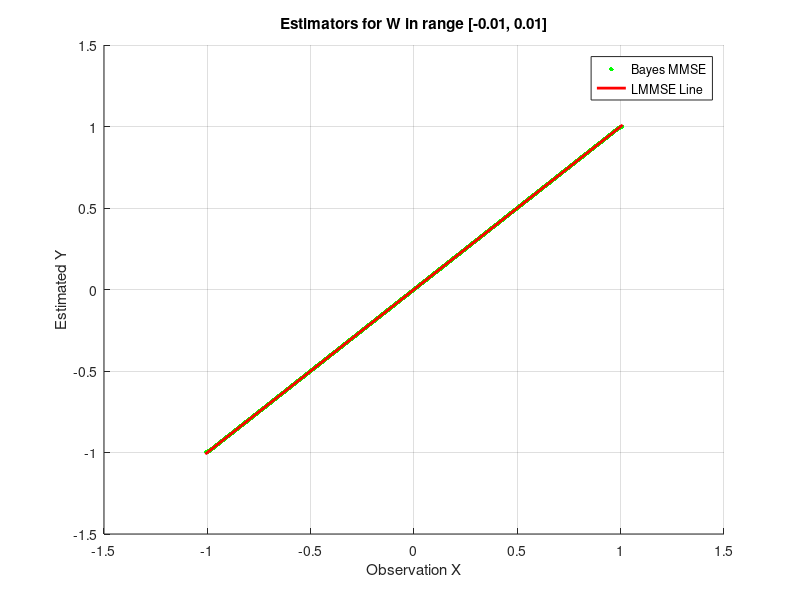
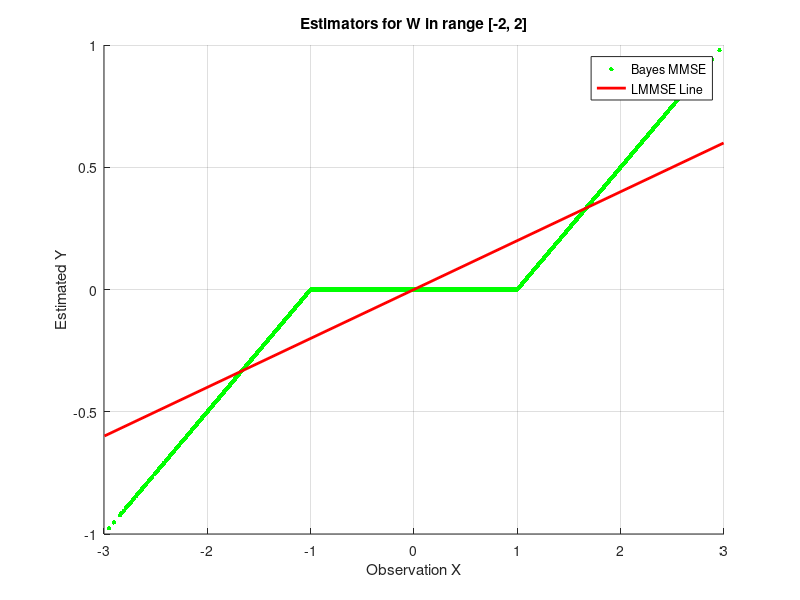
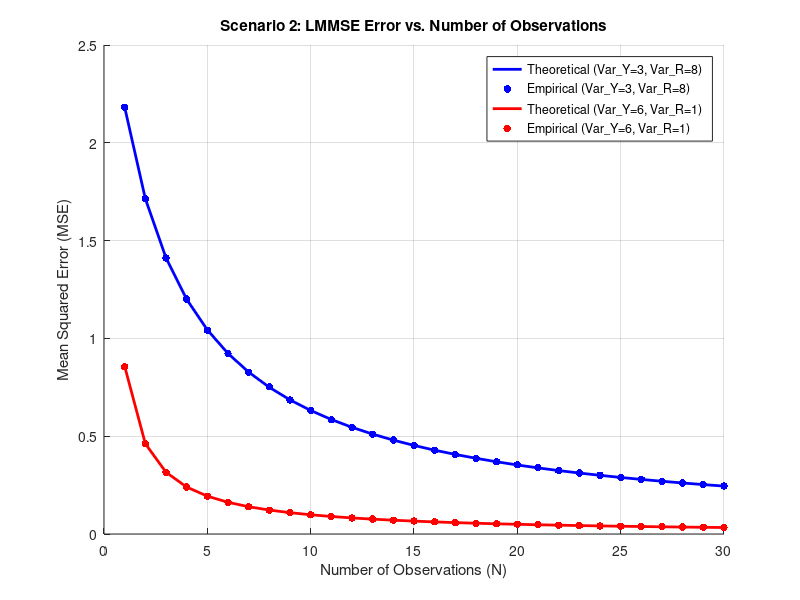

Source code (MATLAB) for these figures, in order: (Note: this script raises an error after producing the figures.)
% SPDX-License-Identifier: GNU AGPL-3.0-or-later
% Copyright (C) 2025 Kenneth Chan <kenc0728@gmail.com>
% Kenneth Chan

clc;
clear;
close all;
rng(388); 

%% Problem 1: 
fprintf('Problem 1\n');
num_samples = 1e6; 

% Y is uniform [-1,1]
Y = -1 + 2 * rand(num_samples, 1);
% Uniform var is (b-a)^2 / 12
variance_Y = (1 - (-1))^2 / 12; 
E_Y = 0;   

% W in range [-0.01, 0.01] 
w1 = 0.01;
% Noisy W1 and observation X1
W1 = -w1 + (2 * w1) * rand(num_samples, 1); 
X1 = Y + W1;
variance_W1 = (w1 - (-w1))^2 / 12; 

% Bayes estimate is midpoint of the parallelogram 
min_Y1 = max(-1, X1 - w1);
max_Y1 = min(1, X1 + w1);
Y_hat_Bayes_1 = (min_Y1 + max_Y1) / 2;

% LMMSE: y hat = mean y + (covar(xy) / var x) (x - mean x)                         
E_X1 = 0;                            
Cov_YX1 = variance_Y;                
Var_X1 = variance_Y + variance_W1;   
Y_hat_LMMSE_1 = E_Y + (Cov_YX1 / Var_X1) * (X1 - E_X1);

% Calculate Empirical and Theoretical MSEs
empirical_mse_Bayes_1 = mean((Y - Y_hat_Bayes_1).^2);
empirical_mse_LMMSE_1 = mean((Y - Y_hat_LMMSE_1).^2);
theoretical_mse_Bayes_1 = (w1^2) / 3 - (w1^3) / 6;
theoretical_mse_LMMSE_1 = variance_Y * (1 - (Cov_YX1 / Var_X1));

% Print results as a table
fprintf('\nMSE Results for W in range [-0.01, 0.01] \n');
fprintf('%-15s | %-20s | %-20s\n', 'Estimator', 'Theoretical MSE', 'Empirical MSE');
fprintf('--------------------------------------------------------------\n');
fprintf('%-15s | %-20.6f | %-20.6f\n', 'LMMSE', theoretical_mse_LMMSE_1, empirical_mse_LMMSE_1);
fprintf('%-15s | %-20.6f | %-20.6f\n\n', 'Bayes MMSE', theoretical_mse_Bayes_1, empirical_mse_Bayes_1);

% Plot 1
figure(1);
scatter(X1(1:5000), Y_hat_Bayes_1(1:5000), 10, 'g', 'filled');
hold on;
% Draw LMMSE line using min and max X values
x_endpoints_1 = [min(X1), max(X1)];
y_endpoints_1 = E_Y + (Cov_YX1 / Var_X1) * (x_endpoints_1 - E_X1);
plot(x_endpoints_1, y_endpoints_1, 'r-', 'LineWidth', 2);

title('Estimators for W in range [-0.01, 0.01]'); 
xlabel('Observation X');
ylabel('Estimated Y');
legend('Bayes MMSE', 'LMMSE Line', 'Location', 'best');
grid on;

% W in range [-2, 2]
w2 = 2; 
W2 = -w2 + (2 * w2) * rand(num_samples, 1); 
X2 = Y + W2; 
variance_W2 = (w2 - (-w2))^2 / 12; 

min_Y2 = max(-1, X2 - w2);
max_Y2 = min(1, X2 + w2);
Y_hat_Bayes_2 = (min_Y2 + max_Y2) / 2;                         
E_X2 = 0;                            
Cov_YX2 = variance_Y;                
Var_X2 = variance_Y + variance_W2;   
Y_hat_LMMSE_2 = E_Y + (Cov_YX2 / Var_X2) * (X2 - E_X2);

empirical_mse_Bayes_2 = mean((Y - Y_hat_Bayes_2).^2);
empirical_mse_LMMSE_2 = mean((Y - Y_hat_LMMSE_2).^2);
theoretical_mse_Bayes_2 = 1/4; 
theoretical_mse_LMMSE_2 = variance_Y * (1 - (Cov_YX2 / Var_X2));

% Print results as a table
fprintf('MSE Results for W in range [-2, 2] \n');
fprintf('%-15s | %-20s | %-20s\n', 'Estimator', 'Theoretical MSE', 'Empirical MSE');
fprintf('--------------------------------------------------------------\n');
fprintf('%-15s | %-20.6f | %-20.6f\n', 'LMMSE', theoretical_mse_LMMSE_2, empirical_mse_LMMSE_2);
fprintf('%-15s | %-20.6f | %-20.6f\n\n', 'Bayes MMSE', theoretical_mse_Bayes_2, empirical_mse_Bayes_2);

% Plot 2
figure(2);
scatter(X2(1:5000), Y_hat_Bayes_2(1:5000), 10, 'g', 'filled'); 
hold on;
% Draw LMMSE line using min and max X values
x_endpoints_2 = [min(X2), max(X2)];
y_endpoints_2 = E_Y + (Cov_YX2 / Var_X2) * (x_endpoints_2 - E_X2);
plot(x_endpoints_2, y_endpoints_2, 'r-', 'LineWidth', 2);

title('Estimators for W in range [-2, 2]'); 
xlabel('Observation X');
ylabel('Estimated Y');
legend('Bayes MMSE', 'LMMSE Line', 'Location', 'best');
grid on;

%% Problem 2
mu_Y = 1;
mu_R = 0; 
num_samples = 1e6;   
N = 30; % number of observations       

% Pair 1: Made up a variance for y and r
var_Y_1 = 3;
var_R_1 = 8;

% Pair 2: Made up another variance for y and r
var_Y_2 = 6;
var_R_2 = 1;

% Setup empty arrays to store MSE results
% zeros(A,B) is A rows and N columns
empirical_MSE_1 = zeros(N, 1); 
theoretical_MSE_1 = zeros(N, 1);
empirical_MSE_2 = zeros(N, 1);
theoretical_MSE_2 = zeros(N, 1);

% Loop through N observations 
for i = 1:N
    % Generate Y and R, true signal and noise respectively, they are both Gaussian variables, mu_R is 0 btw
    Y1 = mu_Y + sqrt(var_Y_1) * randn(num_samples, 1);
    R1 = mu_R + sqrt(var_R_1) * randn(num_samples, i);
    % X is the true signal plus the noise
    X1 = Y1 + R1; 
    
    % Calculate the sample mean of the N observations
    % mean(X1,2) means that the rows are averaged into an N x 1 col, each
    % entry is the average of the row. Example:
    % 1 2 3 
    % 3 4 1
    % Result is :
    %  2 
    % 8/3

    X_bar_1 = mean(X1, 2);
    
    % Apply the N-observation LMMSE formula
    % Var X bar = Var Y + Var R bar, R bar = R / i 
    var_X_bar_1 = var_Y_1 + (var_R_1 / i);
    Y_hat_1 = mu_Y + (var_Y_1 / var_X_bar_1) * (X_bar_1 - mu_Y);
    
    % Record Empirical and Theoretical MSE, same formula as problem 1 
    empirical_MSE_1(i) = mean((Y1 - Y_hat_1).^2);
    theoretical_MSE_1(i) = (var_Y_1 * (var_R_1 / i)) / (var_Y_1 + (var_R_1 / i));
   
    % Repeat the exact same process for the second pair of variances
    Y2 = mu_Y + sqrt(var_Y_2) * randn(num_samples, 1);
    R2 = sqrt(var_R_2) * randn(num_samples, i);
    X2 = Y2 + R2;
    
    X_bar_2 = mean(X2, 2);
    var_X_bar_2 = var_Y_2 + (var_R_2 / i);
    Y_hat_2 = mu_Y + (var_Y_2 / var_X_bar_2) * (X_bar_2 - mu_Y);
    
    empirical_MSE_2(i) = mean((Y2 - Y_hat_2).^2);
    theoretical_MSE_2(i) = (var_Y_2 * (var_R_2 / i)) / (var_Y_2 + (var_R_2 / i));
    
end

% Plotting TIME
figure(3);
hold on; grid on;

% Plot Pair 1 (Blue)
plot(1:N, theoretical_MSE_1, 'b-', 'LineWidth', 2);
scatter(1:N, empirical_MSE_1, 30, 'b', 'filled');

% Plot Pair 2 (Red)
plot(1:N, theoretical_MSE_2, 'r-', 'LineWidth', 2);
scatter(1:N, empirical_MSE_2, 30, 'r', 'filled');

title('Scenario 2: LMMSE Error vs. Number of Observations');
xlabel('Number of Observations (N)');
ylabel('Mean Squared Error (MSE)');
legend(sprintf('Theoretical (Var\\_Y=%d, Var\\_R=%d)', var_Y_1, var_R_1), ...
       sprintf('Empirical (Var\\_Y=%d, Var\\_R=%d)', var_Y_1, var_R_1), ...
       sprintf('Theoretical (Var\\_Y=%d, Var\\_R=%d)', var_Y_2, var_R_2), ...
       sprintf('Empirical (Var\\_Y=%d, Var\\_R=%d)', var_Y_2, var_R_2), ...
       'Location', 'northeast');

%% Problem 3
fprintf('Problem 3\n');

% Load the given data
load('SATs (2).mat'); 
X = double(SAT_Math);  
Y = double(SAT_Verbal); 

% Create empty (arrays) for the 3 groups: all data, total score between 1150 and 1250, and total score greater than 1320.
X_group1 = []; Y_group1 = []; 
X_group2 = []; Y_group2 = []; 
X_group3 = []; Y_group3 = [];

% PARSE THE DATA
for i = 1:length(X)
    % Check to make sure not NaN 
    if ~isnan(X(i)) && ~isnan(Y(i))
        
        % Put them in Bucket 1 [a, b, c, d... 34], each new data appends behind the last entered data
        X_group1(end+1) = X(i);
        Y_group1(end+1) = Y(i);
        
        % Calculate their total score to see if they fit in the other buckets
        total_score = X(i) + Y(i);
        
        % Check if they belong in Bucket 2
        if total_score >= 1150 && total_score <= 1250
            X_group2(end+1) = X(i);
            Y_group2(end+1) = Y(i);
        end
        
        % Check if they belong in Bucket 3
        if total_score > 1320
            X_group3(end+1) = X(i);
            Y_group3(end+1) = Y(i);
        end
        
    end
end

% Group the buckets together so we can easily plot them
X_groups = {X_group1, X_group2, X_group3};
Y_groups = {Y_group1, Y_group2, Y_group3};

labels = {'1: All Data', '2: 1150 <= Total <= 1250', '3: Total > 1320'};
scatter_colors = {[0.7 0.7 0.7], [0.5 0.7 1], [1 0.5 0.5]}; 
line_colors = {'k', 'b', 'r'}; 

% Plotting TIME
figure(4);
hold on; grid on;

% Loop through 3 categories to do the math and draw the lines
for i = 1:3
    
    % Get current bucket
    X_sub = X_groups{i};
    Y_sub = Y_groups{i};
    
    % Mean
    mu_X = mean(X_sub);
    mu_Y = mean(Y_sub);
    
    % Covar matrix 
    C = cov(X_sub, Y_sub);
    var_X = C(1, 1);
    cov_XY = C(1, 2);
    
    % LMMSE slope and intercept
    slope = cov_XY / var_X;
    intercept = mu_Y - slope * mu_X;
    
    % Scatterplot! 
    scatter(X_sub, Y_sub, 20, scatter_colors{i}, 'filled', 'DisplayName', [labels{i} ' (Data)']);
    
    % Plot the LMMSE straight line
    x_line = [min(X_sub), max(X_sub)];
    y_line = slope * x_line + intercept;
    plot(x_line, y_line, line_colors{i}, 'LineWidth', 3, 'DisplayName', [labels{i} ' (Fit)']);
    fprintf('Subset %s:\n', labels{i});
    fprintf('Equation: Y_hat = %.4f * X + %.4f\n\n', slope, intercept);
end

title('Scenario 3: Estimating SAT Verbal from Math');
xlabel('SAT Math Score (X)');
ylabel('SAT Verbal Score (Y)');
legend('Location', 'northeastoutside');

% COMMENT
fprintf('--- Observations on Estimator Behavior ---\n');
fprintf('When computed over the entire range (All Data), the estimator shows a strong positive slope.\n');
fprintf('However, when restricting the data to smaller subsets based on total score (e.g., 1150-1250),\n');
fprintf('the variance of the X subset shrinks drastically. Because the LMMSE slope is Cov(X,Y)/Var(X),\n');
fprintf('this restricted range decreases the correlation between the variables, resulting in much flatter\n');
fprintf('slopes for the subset estimators compared to the overall population.\n');
